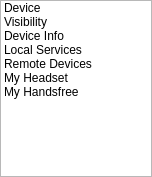
<ui version="4.0" >
 <class>BTSettings</class>
 <widget class="QWidget" name="BTSettings" >
  <property name="geometry" >
   <rect>
    <x>0</x>
    <y>0</y>
    <width>152</width>
    <height>177</height>
   </rect>
  </property>
  <property name="sizePolicy" >
   <sizepolicy>
    <hsizetype>3</hsizetype>
    <vsizetype>3</vsizetype>
    <horstretch>0</horstretch>
    <verstretch>0</verstretch>
   </sizepolicy>
  </property>
  <property name="windowTitle" >
   <string>Bluetooth</string>
  </property>
  <layout class="QGridLayout" >
   <property name="margin" >
    <number>0</number>
   </property>
   <property name="spacing" >
    <number>0</number>
   </property>
   <item row="0" column="0" >
    <widget class="QListWidget" name="actionSelection" >
     <property name="currentRow" >
      <number>-1</number>
     </property>
     <item>
      <property name="text" >
       <string>Device</string>
      </property>
     </item>
     <item>
      <property name="text" >
       <string>Visibility</string>
      </property>
     </item>
     <item>
      <property name="text" >
       <string>Device Info</string>
      </property>
     </item>
     <item>
      <property name="text" >
       <string>Local Services</string>
      </property>
     </item>
     <item>
      <property name="text" >
       <string>Remote Devices</string>
      </property>
     </item>
     <item>
      <property name="text" >
       <string>My Headset</string>
      </property>
     </item>
     <item>
      <property name="text" >
       <string>My Handsfree</string>
      </property>
     </item>
    </widget>
   </item>
  </layout>
 </widget>
 <resources/>
 <connections/>
</ui>
